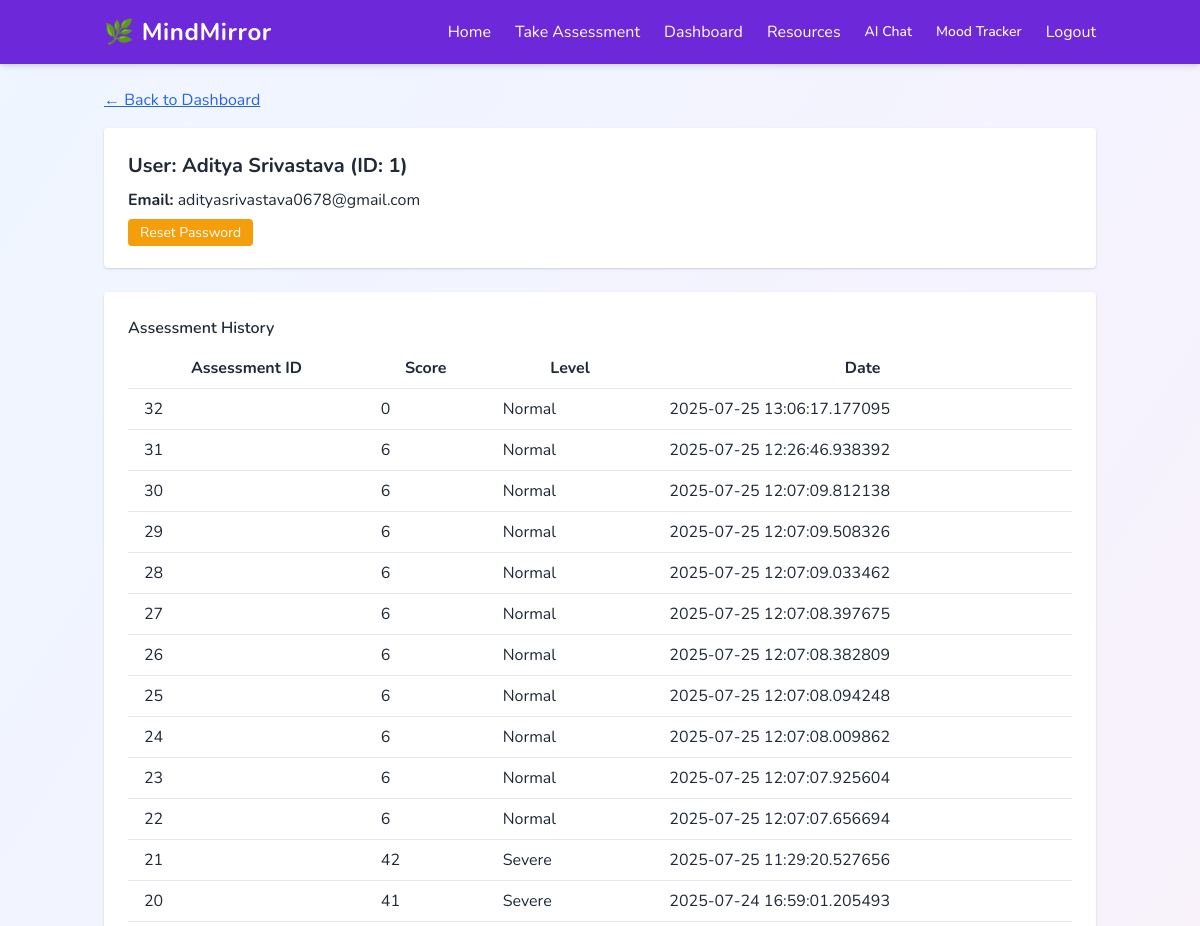
/admin/user/1 (signed in, upper part), run on an earlier commit of the app's database.
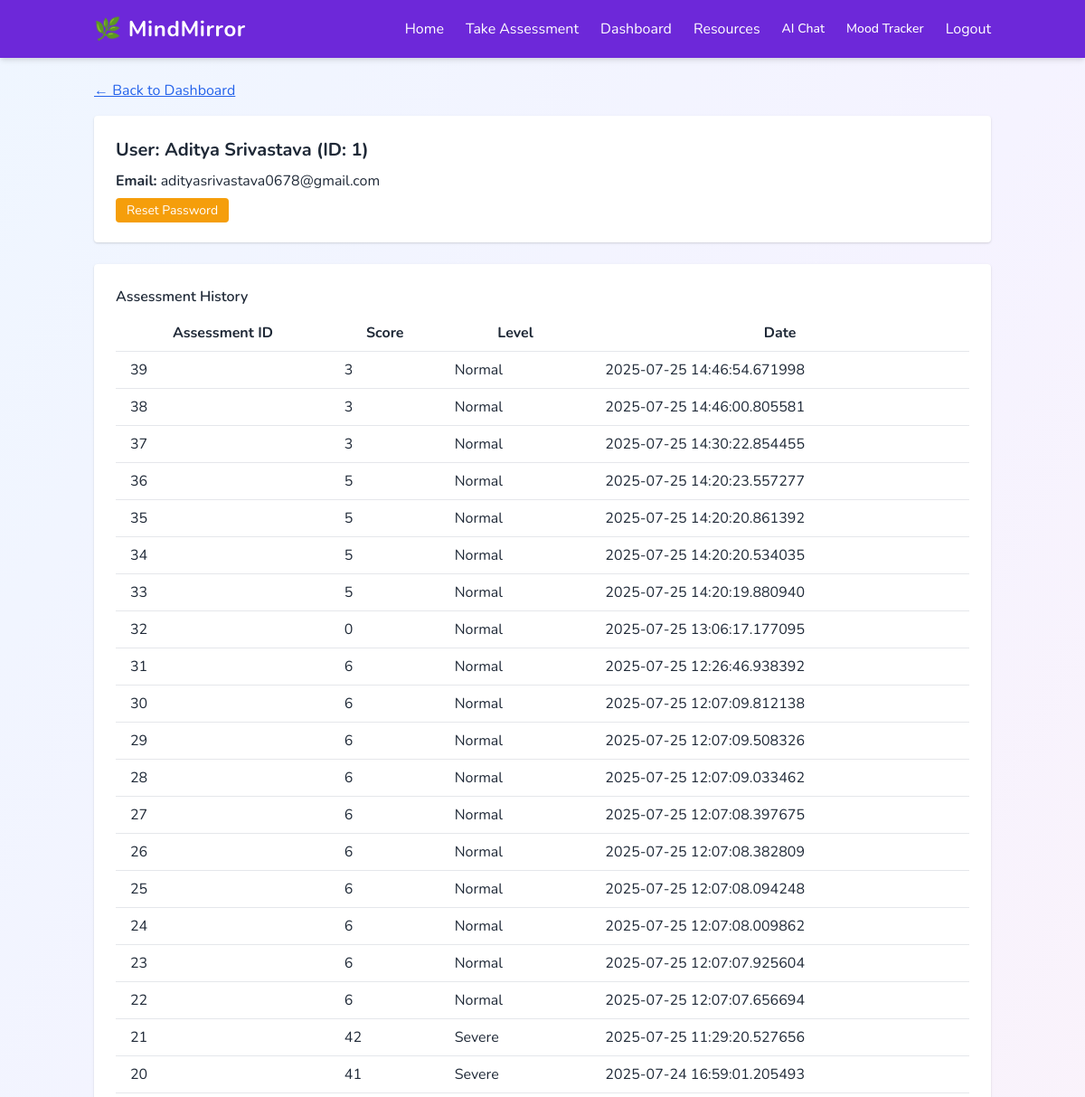
And on a later commit of the database.
### tables this page shows
CREATE TABLE assessments (
                id INTEGER PRIMARY KEY AUTOINCREMENT,
                user_id INTEGER,
                answers TEXT,
                score INTEGER,
                level TEXT,
                created_at TIMESTAMP
            );

### admin_routes.py (the view)
@admin_bp.route('/user/<int:user_id>')
@admin_login_required
def user_detail(user_id):
    with sqlite3.connect('mindmirror.db') as conn:
        c = conn.cursor()
        c.execute("SELECT id, name, email FROM users WHERE id = ?", (user_id,))
        user = c.fetchone()
        c.execute("SELECT id, score, level, created_at FROM assessments WHERE user_id = ? ORDER BY created_at DESC", (user_id,))
        assessments = c.fetchall()
    return render_template('user_detail.html', user=user, assessments=assessments)

### admin_routes.py (called while the page is built)
def admin_login_required(f):
    from functools import wraps
    @wraps(f)
    def decorated_function(*args, **kwargs):
        if not session.get('admin'):
            return redirect(url_for('admin.admin_login'))
        return f(*args, **kwargs)
    return decorated_function

### templates/user_detail.html (shortened to what this page needs)
{% extends "base.html" %}
{% block content %}
<a href="{{ url_for('admin.admin_dashboard') }}" class="text-blue-600 underline mb-4 inline-block">&larr; Back to Dashboard</a>
<div class="bg-white p-6 rounded shadow mb-6">
    <h2 class="text-xl font-bold mb-2">User: {{ user[1] }} (ID: {{ user[0] }})</h2>
    <p class="mb-2"><strong>Email:</strong> {{ user[2] }}</p>
    <a href="{{ url_for('admin.reset_password', user_id=user[0]) }}" class="bg-yellow-500 text-white px-3 py-1 rounded hover:bg-yellow-600 text-sm">Reset Password</a>
</div>
<div class="bg-white p-6 rounded shadow">
    <h3 class="font-semibold mb-2">Assessment History</h3>
    <table class="min-w-full">
        <thead>
            <tr>
                <th class="py-2 px-4">Assessment ID</th>
                <th class="py-2 px-4">Score</th>
                <th class="py-2 px-4">Level</th>
                <th class="py-2 px-4">Date</th>
            </tr>
        </thead>
        <tbody>
            {% for a in assessments %}
            <tr class="border-t">
                <td class="py-2 px-4">{{ a[0] }}</td>
                <td class="py-2 px-4">{{ a[1] }}</td>
                <td class="py-2 px-4">{{ a[2] }}</td>
                <td class="py-2 px-4">{{ a[3] }}</td>
            </tr>
            {% else %}
            <tr>
                <td colspan="4" class="py-2 px-4 text-center">No assessments found.</td>
            </tr>
            {% endfor %}
        </tbody>
    </table>
</div>
{% endblock %}

What changed in the data, as far as the page shows it:
added assessments: id "39", score "3", level "Normal", created_at "2025-07-25 14:46:54.671998"
added assessments: id "38", score "3", level "Normal", created_at "2025-07-25 14:46:00.805581"
added assessments: id "37", score "3", level "Normal", created_at "2025-07-25 14:30:22.854455"
added assessments: id "36", score "5", level "Normal", created_at "2025-07-25 14:20:23.557277"
added assessments: id "35", score "5", level "Normal", created_at "2025-07-25 14:20:20.861392"
added assessments: id "34", score "5", level "Normal", created_at "2025-07-25 14:20:20.534035"
added assessments: id "33", score "5", level "Normal", created_at "2025-07-25 14:20:19.880940"
